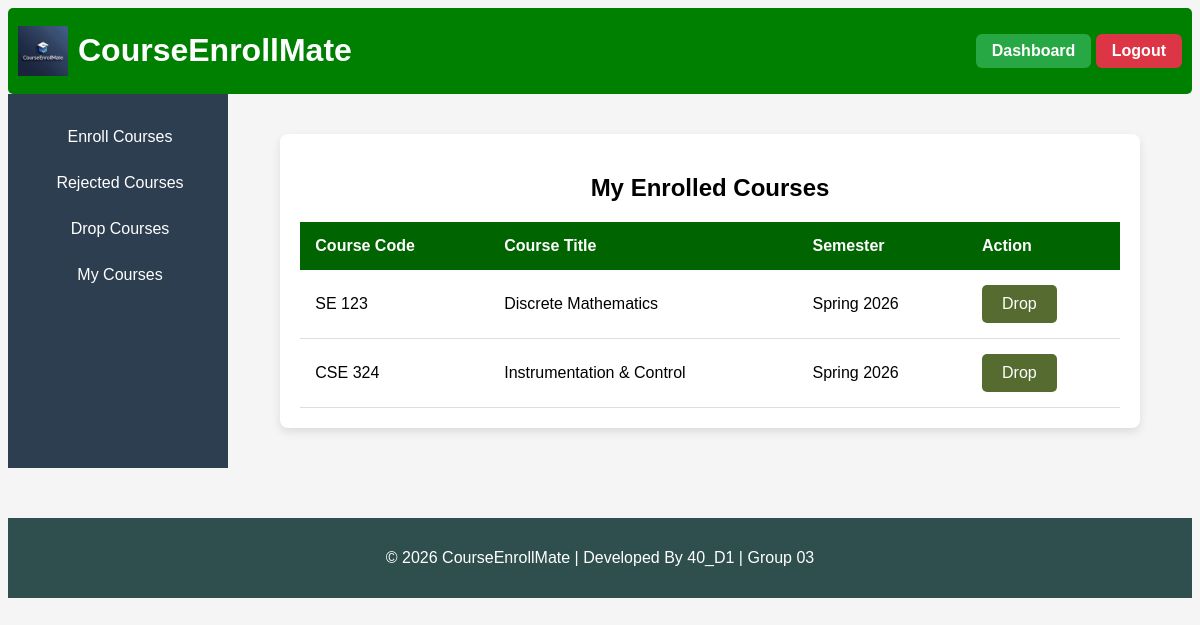
Screenshot of /my_courses (signed in) with the database file from the repository.
### tables this page shows
CREATE TABLE enrollment_requests (
    id INTEGER PRIMARY KEY AUTOINCREMENT,
    student_id INTEGER NOT NULL,
    offering_id INTEGER NOT NULL,
    request_date TIMESTAMP DEFAULT CURRENT_TIMESTAMP,
    status TEXT CHECK(status IN ('pending','approved','rejected')) DEFAULT 'pending', rejection_reason TEXT,
    FOREIGN KEY (student_id) REFERENCES users(id),
    FOREIGN KEY (offering_id) REFERENCES course_offerings(id)
);

CREATE TABLE courses (
    id INTEGER PRIMARY KEY AUTOINCREMENT,
    course_code TEXT UNIQUE NOT NULL,
    course_title TEXT NOT NULL,
    course_description TEXT,
    credit_hours INTEGER NOT NULL,
    created_at TIMESTAMP DEFAULT CURRENT_TIMESTAMP
);

CREATE TABLE semesters (
    id INTEGER PRIMARY KEY AUTOINCREMENT,
    semester_name TEXT NOT NULL,
    start_date TEXT,
    end_date TEXT,
    status TEXT CHECK(status IN ('active','inactive')) DEFAULT 'inactive'
);

### app.py (the view)
@app.route("/my_courses")
@login_required
@role_required("student")
def my_courses():
    student_id = session["user_id"]
    conn = get_db_connection()
    courses = conn.execute("""
        SELECT
            er.id AS enrollment_id,
            co.id AS offering_id,
            co.semester_id,
            c.course_code,
            c.course_title,
            s.semester_name
        FROM enrollment_requests er
        JOIN course_offerings co ON er.offering_id = co.id
        JOIN courses c ON co.course_id = c.id
        JOIN semesters s ON co.semester_id = s.id
        WHERE er.student_id = ? AND er.status = 'approved'
    """, (student_id,)).fetchall()
    course_list = []
    for c in courses:
        deadline = conn.execute("""
            SELECT deadline_date FROM drop_deadline
            WHERE semester_id = ?
        """, (c["semester_id"],)).fetchone()
        if deadline and date.today() > date.fromisoformat(deadline["deadline_date"]):
            drop_allowed = False
        else:
            drop_allowed = True
        course_list.append({
            "enrollment_id": c["enrollment_id"],
            "course_code": c["course_code"],
            "course_title": c["course_title"],
            "semester_name": c["semester_name"],
            "drop_allowed": drop_allowed
        })
    conn.close()
    return render_template("my_courses.html", courses=course_list)

### app.py (called while the page is built)
def get_db_connection():
    BASE_DIR = os.path.dirname(os.path.abspath(__file__))
    db_path = os.path.join(BASE_DIR, "courseenrollmate.db")
    conn = sqlite3.connect(db_path)
    conn.row_factory = sqlite3.Row
    conn.execute("PRAGMA foreign_keys = ON")
    return conn

### helper.py (called while the page is built)
def login_required(f):
    @wraps(f)
    def decorated_function(*args, **kwargs):
        if "username" not in session:
            return redirect("/login")
        return f(*args, **kwargs)
    return decorated_function

def role_required(role):
    def decorator(f):
        @wraps(f)
        def decorated_function(*args, **kwargs):
            if session.get("role") != role:
                return "403 Forbidden: Unauthorized access"
            return f(*args, **kwargs)
        return decorated_function
    return decorator

### templates/my_courses.html
{% extends "base.html" %}
{% block body %}
<div class="table-container">
    <h2>My Enrolled Courses</h2>
    <table>
        <thead>
            <tr>
            <th>Course Code</th>
            <th>Course Title</th>
            <th>Semester</th>
            <th>Action</th>
            </tr>
        </thead>
    {% for c in courses %}
        <tbody>
            <tr>
            <td>{{ c.course_code }}</td>
            <td>{{ c.course_title }}</td>
            <td>{{ c.semester_name }}</td>
            <td>
                {% if c.drop_allowed %}
                    <a href="/drop_course/{{ c.enrollment_id }}">Drop</a>
                {% else %}
                    <button disabled>Deadline Passed</button>
                {% endif %}
            </td>
            </tr>
        </tbody>
    {% endfor %}
    </table>
</div>
{% endblock %}

### static/style.css (style rules this page uses)
body { font-family: Arial, sans-serif; background:whitesmoke; text-align:center; }
a { display:inline-block; padding:10px 20px; background: darkolivegreen; color:white; text-decoration:none; border-radius:5px; }
.table-container { width:85%; margin:40px auto; background:white; padding:20px; border-radius:8px; box-shadow:0 4px 10px rgba(0,0,0,0.1); }
table { width:100%; border-collapse:collapse; }
thead { background: darkgreen; color:white; }
th,td { padding:15px; text-align:left; }
tbody tr { border-bottom:1px solid #ddd; }

### rows the page displays
enrollment_requests: course_code "SE 123", course_title "Discrete Mathematics", semester_name "Spring 2026"
enrollment_requests: course_code "CSE 324", course_title "Instrumentation & Control", semester_name "Spring 2026"
